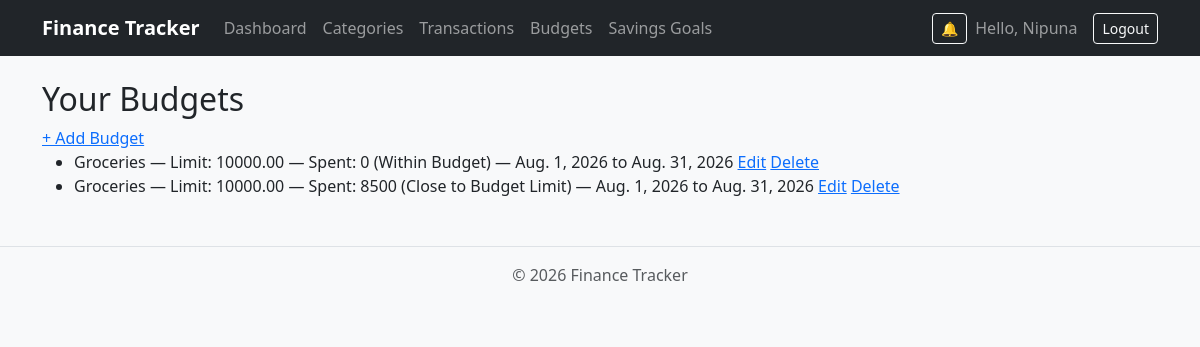
The app's page /budgets/ (signed in), older data.
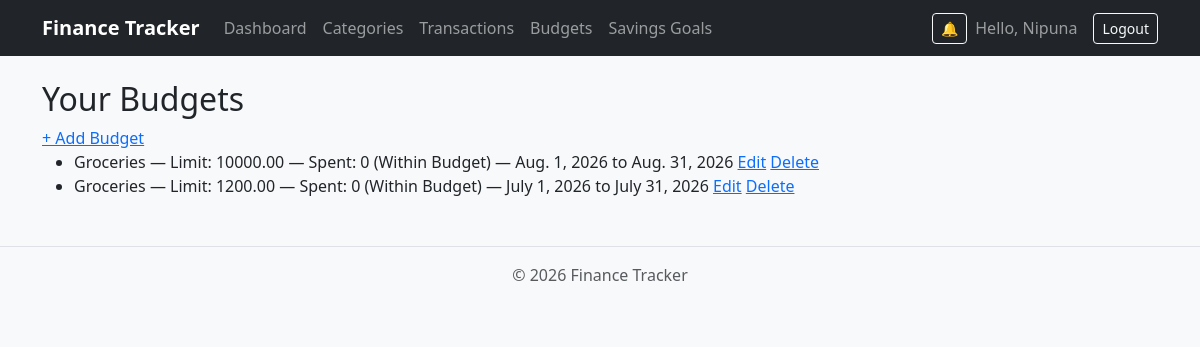
The same page, newer data.
### tracker/models.py (models this page shows, shortened)
class Budget(models.Model):
    user = models.ForeignKey(User, on_delete=models.CASCADE)
    category = models.ForeignKey(Category, on_delete=models.CASCADE)
    limit_amount = models.DecimalField(max_digits=10, decimal_places=2)
    start_date = models.DateField()
    end_date = models.DateField()
    notified_80 = models.BooleanField(default=False)
    notified_100 = models.BooleanField(default=False)
    class Meta:
        unique_together = ("user", "category", "start_date", "end_date")
    def get_total_spent(self):
        total_spent = Transaction.objects.filter(
            user=self.user,
            category=self.category,
            transaction_type='expense',
            date__range=(self.start_date, self.end_date)
        ).aggregate(total=models.Sum('amount'))['total'] or 0
        return total_spent
    def percent_used(self):
        if self.limit_amount > 0:
            return (Decimal(self.get_total_spent()) / Decimal(self.limit_amount)) * 100
        return Decimal('0')
    def is_over_budget(self):
        return self.get_total_spent() > self.limit_amount
    def get_budget_status(self):
        if self.is_over_budget():
            return "Over Budget"
        elif self.percent_used() > 80:
            return "Close to Budget Limit"
        else:
            return "Within Budget"

class Category(models.Model):
    CATEGORY_TYPES = [
        ('income', 'Income'),
        ('expense', 'Expense'),
    ]
    class Meta:
        verbose_name_plural = "Categories"
    user = models.ForeignKey(User, on_delete=models.CASCADE)
    name = models.CharField(max_length=100)
    category_type = models.CharField(max_length=20, choices=CATEGORY_TYPES)

### tracker/views.py (the view)
# urls.py: path('budgets/', views.budget_list, name='budget_list'),
@login_required
def budget_list(request):
    budgets = Budget.objects.filter(user=request.user)
    return render(request, 'tracker/budget_list.html', {'budgets': budgets})

### tracker/context_processors.py (called while the page is built)
def unread_notifications(request):
    if request.user.is_authenticated:
        return {'unread_count': Notification.objects.filter(user=request.user, is_read=False).count()}
    return {}

### tracker/templates/tracker/budget_list.html (shortened to what this page needs)
{% extends "tracker/base.html" %}
{% block content %}
<h2>Your Budgets</h2>
<a href="{% url 'budget_create' %}">+ Add Budget</a>
<ul>
    {% for budget in budgets %}
        <li>
            {{ budget.category.name }} — Limit: {{ budget.limit_amount }} —
            Spent: {{ budget.get_total_spent }} ({{ budget.get_budget_status }}) —
            {{ budget.start_date }} to {{ budget.end_date }}
            <a href="{% url 'budget_update' budget.pk %}">Edit</a>
            <a href="{% url 'budget_delete' budget.pk %}">Delete</a>
        </li>
    {% endfor %}
</ul>
{% endblock %}

### tracker/templates/tracker/base.html (shortened to what this page needs)
{% load static %}
<!DOCTYPE html>
<html lang="en">
<head>
    <link href="https://cdn.jsdelivr.net/npm/bootstrap@5.3.8/dist/css/bootstrap.min.css" rel="stylesheet">
    <link rel="stylesheet" href="{% static 'tracker/css/custom.css' %}">
</head>
<body>
    <nav class="navbar navbar-expand-lg navbar-dark bg-dark">
        <div class="container">
            <a class="navbar-brand" href="{% url 'dashboard' %}">Finance Tracker</a>
            <div class="collapse navbar-collapse" id="navbarNav">
                {% if user.is_authenticated %}
                <ul class="navbar-nav me-auto">
                    <li class="nav-item"><a class="nav-link" href="{% url 'dashboard' %}">Dashboard</a></li>
                    <li class="nav-item"><a class="nav-link" href="{% url 'category_list' %}">Categories</a></li>
                    <li class="nav-item"><a class="nav-link" href="{% url 'transaction_list' %}">Transactions</a></li>
                    <li class="nav-item"><a class="nav-link" href="{% url 'budget_list' %}">Budgets</a></li>
                    <li class="nav-item"><a class="nav-link" href="{% url 'savingsgoal_list' %}">Savings Goals</a></li>
                </ul>
                <a href="{% url 'notification_list' %}" class="btn btn-outline-light btn-sm me-2">
                    🔔 {% if unread_count %}({{ unread_count }}){% endif %}
                </a>
                <span class="navbar-text me-3">Hello, {{ user.username }}</span>
                <form method="post" action="{% url 'logout' %}" class="d-flex">
                    <button type="submit" class="btn btn-outline-light btn-sm">Logout</button>
                </form>
                {% else %}
                <a href="{% url 'login' %}" class="btn btn-outline-light ms-auto">Login</a>
                <a href="{% url 'register' %}" class="btn btn-light">Register</a>
                {% endif %}
            </div>
        </div>
    </nav>
    <main class="container my-4">
        {% block content %}
        {% endblock %}
    </main>
    <footer class="text-center text-muted py-3 mt-5 border-top">
        <p>&copy; 2026 Finance Tracker</p>
    </footer>
</body>
</html>

### tracker/static/tracker/css/custom.css (style rules this page uses)
body { background-color: #f8f9fa; }
.navbar-brand { font-weight: 600; }

Row changes from the older to the newer data that the page shows:
removed Budget: category.name "Groceries", limit_amount "10000.00", get_total_spent "8500", get_budget_status "Close to Budget Limit", start_date "Aug. 1, 2026", end_date "Aug. 31, 2026"
added Budget: category.name "Groceries", limit_amount "1200.00", get_total_spent "0", get_budget_status "Within Budget", start_date "July 1, 2026", end_date "July 31, 2026"
